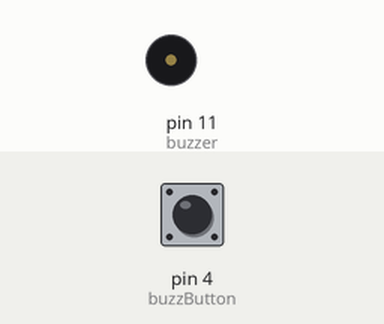
Simulated run of this sketch. Board: Arduino Uno, built with avr-gcc and run on an emulated ATmega328P. Shown: buzzer (waves = sounding). The test bench sets the inputs (shaded band); at power-on: pin 4 (buzzButton) HIGH.

Above: at 1.2 s.
1.3 s: pin 4 (buzzButton) pulled LOW for 0.15 s
At 1.9 s:
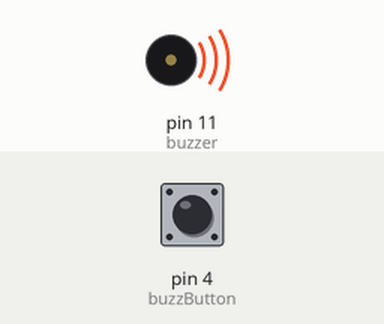
Timing chart, 0 to 10.3 s (numbered marks = the images above; inputs shaded):
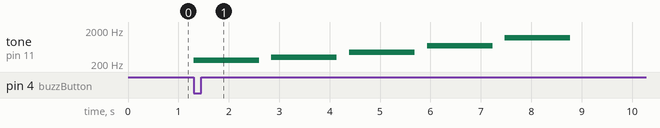

Measured:
- after the input at 1.3 s, tone on pin 11 (buzzer): plays 254 Hz for 1.3 s, 316 Hz for 1.3 s, 440 Hz for 1.3 s, 688 Hz for 1.3 s, 1184 Hz for 1.3 s, starting at once

The sketch:

tone_experiments.ino
```cpp
#include <Arduino.h>

uint8_t delayTime = 100;
uint16_t noteDuration = 1444;
uint8_t previous = 1;
uint8_t seventhStep = 9;
uint8_t halfStep = 31;
uint8_t wholeStep = 62;
bool stepUp = true;

uint8_t buzzButton = 4;
uint8_t buzzer = 11;

void buzzUp (
  uint16_t (*changeFunc) (uint16_t note, uint8_t changeAmount, uint16_t initialNote),
  uint8_t changeAmount, uint16_t initialNote, uint16_t finalNote) {
  uint16_t note = initialNote;
  while (note < finalNote) {
    tone(buzzer, note, noteDuration * 0.9);
    delay(noteDuration);
    noTone(buzzer);
    note += changeFunc(note, changeAmount, initialNote);
  }
}

void buzzDown (
  uint16_t (*changeFunc) (uint16_t note, uint8_t changeAmount, uint16_t initialNote),
  uint8_t changeAmount, uint16_t initialNote, uint16_t finalNote) {
  uint16_t note = initialNote;
  while (note > finalNote) {
    tone(buzzer, note, noteDuration * 0.9);
    delay(noteDuration);
    noTone(buzzer);
    note -= changeFunc(note, changeAmount, initialNote);
  }
}

uint16_t halfStepChange (uint16_t note, uint8_t changeAmount, uint16_t initialNote) {
  return halfStep;
}

uint16_t wholeStepChange (uint16_t note, uint8_t changeAmount, uint16_t initialNote) {
  return wholeStep;
}

uint16_t upWholeDownHalf (uint16_t note, uint8_t changeAmount, uint16_t initialNote) {
  if (stepUp) {
    stepUp = false;
    return wholeStep * 3;
  }
  stepUp = true;
  return halfStep * 3;
}

// fibonacci series
uint16_t buzzonacci (uint16_t note, uint8_t changeAmount, uint16_t initialNote) {
  uint16_t current;
  if (note == initialNote) {
    previous = 1;
    current = 1;
  } else {
    current = abs((note - initialNote) / changeAmount);
  }
  previous += current;
  return previous * changeAmount;
}

// catalan numbers series
uint16_t buzzalan (uint16_t note, uint8_t changeAmount, uint16_t initialNote) {
  if (note == initialNote) {
    previous = 1;
  }
  previous += (previous + 2) / 2;
  return previous * changeAmount;
}

uint16_t squareBuzz (uint16_t note, uint8_t changeAmount, uint16_t initialNote) {
  if (note == initialNote) {
    previous = 1;
  }
  previous += (previous * (previous * previous + 1)) / 2;
  return previous * changeAmount;
}

uint16_t triangleBuzz (uint16_t note, uint8_t changeAmount, uint16_t initialNote) {
  if (note == initialNote) {
    previous = 1;
  }
  previous += (previous * (previous + 1)) / 2;
  return previous * changeAmount;
}

void franticRobot () {
  uint16_t start = 223;
  uint16_t end = 762;
  uint8_t sequence[11] = { 1, 2, 3, 5, 8, 13, 8, 5, 3, 2, 1 };
  uint8_t sequenceLength = sizeof(sequence) / sizeof(sequence[0]);
  for (uint8_t i = 0; i < sequenceLength; i++) {
    uint16_t pitchChange = halfStep * sequence[i];
    if (pitchChange % 2) {
      start += pitchChange;
      end += pitchChange;
      buzzDown(buzzonacci, seventhStep, end, start);
    } else {
      start -= pitchChange;
      end -= pitchChange;
      buzzUp(buzzalan, seventhStep, start, end);
    }
  }
}

void ascendingTrill () {
  uint16_t start = 223;
  uint16_t end = 762;
  uint8_t prev = 1;
  uint8_t curr = 1;
  while (curr <= 21) {
    uint16_t pitchChange = halfStep * curr;
    start += pitchChange;
    end += pitchChange;
    buzzUp(wholeStepChange, seventhStep, start, end);
    delay(delayTime);
    prev = curr;
    curr += prev;
  }
}

void ascendingBeeps () {
  uint16_t note = 223;
  uint8_t prev = 1;
  uint8_t curr = 1;
  while (curr <= 21) {
    uint16_t pitchChange = halfStep * curr;
    note += pitchChange;
    tone(buzzer, note, noteDuration * 0.9);
    delay(noteDuration);
    noTone(buzzer);
    delay(delayTime);
    prev = curr;
    curr += prev;
  }
}

void setup () {
  Serial.begin(9600);

  pinMode(buzzButton, INPUT_PULLUP);
  pinMode(buzzer, OUTPUT);
}

void loop () {
  byte buzzButtonState = digitalRead(buzzButton);
  if (!buzzButtonState) {
    ascendingBeeps();
  }

  delay(delayTime);
}
```
